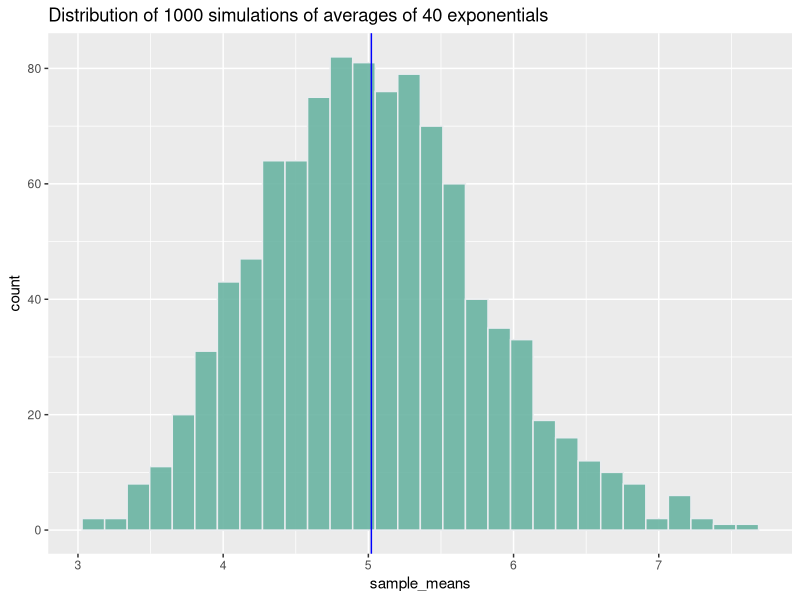
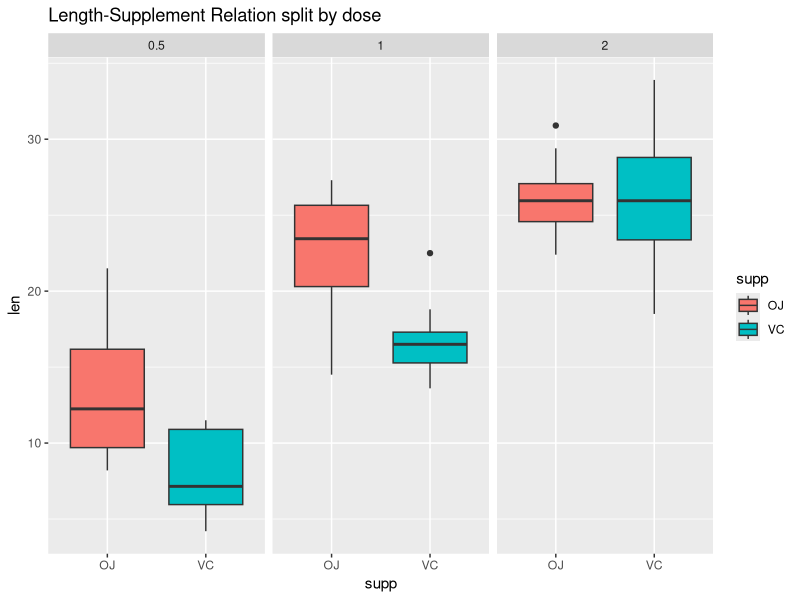

The R script that drew these images, in order:
## ---- chunk 1
knitr::opts_chunk$set(echo = TRUE, message = FALSE, warning = FALSE)
## ---- chunk 2
library(ggplot2)
library(dplyr)
## ---- chunk 3
lambda = 0.2

# theoretical Mean & standard deviation
actual_mean = 1/0.2
actual_sd = 1/0.2

# simulate 1000 
sample_means = NULL
for (i in 1 : 1000) sample_means = c(sample_means, mean(rexp(40, lambda)))
ggplot() +
  aes(sample_means) +
  geom_histogram(fill="#69b3a2", color="#e9ecef", alpha=0.9) + 
  ggtitle("Distribution of 1000 simulations of averages of 40 exponentials") +
  geom_vline(xintercept = mean(sample_means), color="blue")
## ---- chunk 4
data(ToothGrowth)
## ---- chunk 5
head(ToothGrowth)
summary(ToothGrowth)
str(ToothGrowth)

# plot len & supp
ggplot(data=ToothGrowth) + 
  aes(x=supp, y=len)+
  geom_boxplot(aes(fill=supp)) +
  facet_grid(cols = vars(dose)) +
  ggtitle("Length-Supplement Relation split by dose")

## ---- chunk 6
# create t test

# perform t test between supp types where dose = 2
t.test(ToothGrowth$len[ToothGrowth$supp=="OJ" & ToothGrowth$dose==2], ToothGrowth$len[ToothGrowth$supp=="VC" & ToothGrowth$dose==2], paired = TRUE)

# perform t test between supp types where dose != 2
t.test(ToothGrowth$len[ToothGrowth$supp=="OJ" & ToothGrowth$dose!=2], ToothGrowth$len[ToothGrowth$supp=="VC" & ToothGrowth$dose!=2], paired = TRUE)

